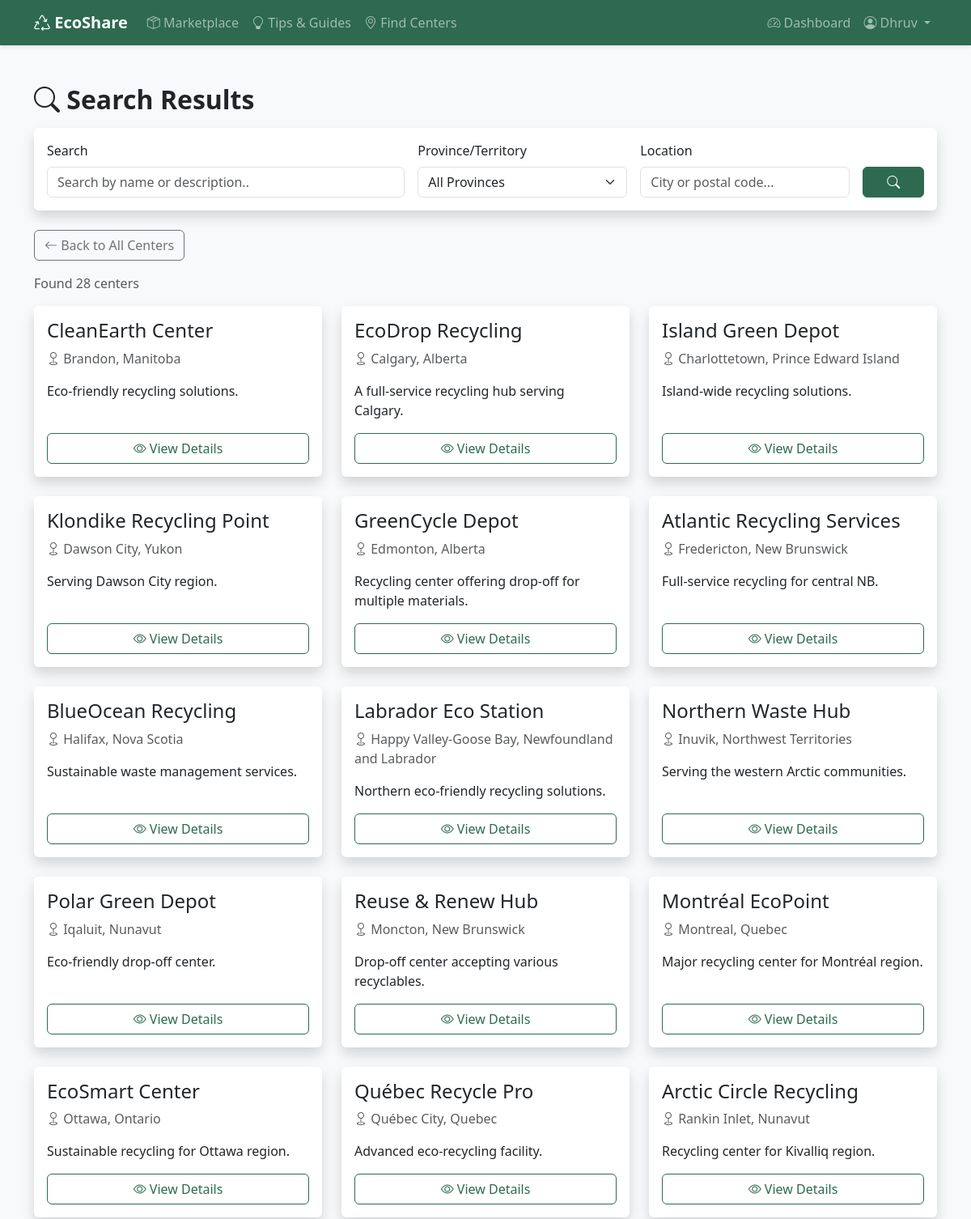
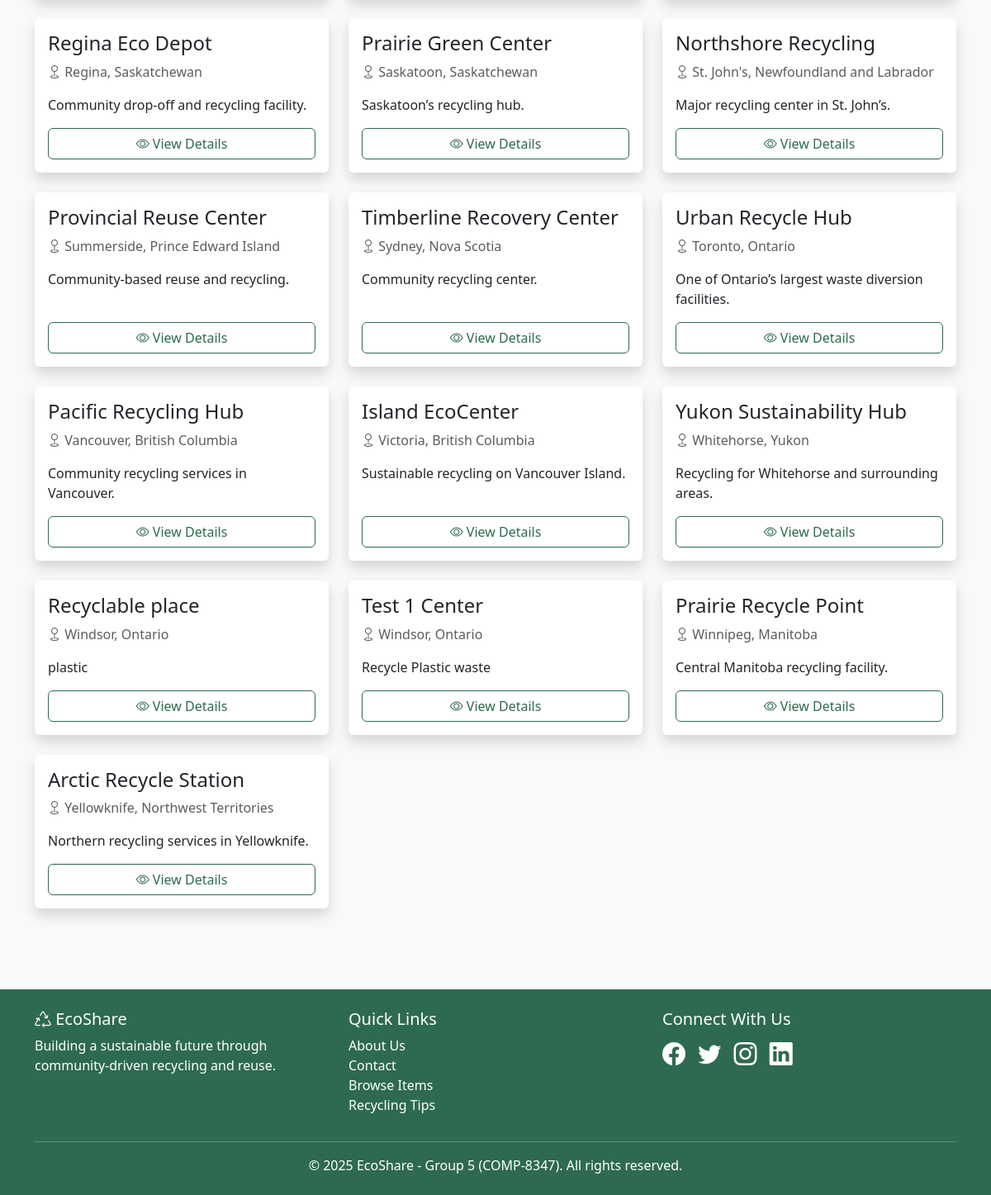
Page /centers/search/ (signed in) on the committed database (2 pictures, top to bottom).
### centers/models.py (models this page shows, shortened)
class RecyclingCenter(models.Model):
    MATERIAL_CHOICES = [
        ('paper', 'Paper'),
        ('plastic', 'Plastic'),
        ('glass', 'Glass'),
        ('metal', 'Metal'),
        ('electronics', 'Electronics'),
        ('batteries', 'Batteries'),
        ('textiles', 'Textiles'),
        ('organic', 'Organic Waste'),
        ('hazardous', 'Hazardous Materials'),
    ]
    name = models.CharField(max_length=200)
    slug = models.SlugField(max_length=200, unique=True, blank=True)
    description = models.TextField()
    address = models.CharField(max_length=300)
    city = models.CharField(max_length=100)
    state = models.CharField(
        max_length=2,
        choices=CANADIAN_PROVINCES,
        help_text='Select province/territory'
    )
    zipcode = models.CharField(max_length=20)
    country = models.CharField(max_length=100, default='Canada')
    phone = models.CharField(max_length=20, blank=True)
    email = models.EmailField(blank=True)
    website = models.URLField(blank=True)
    latitude = models.DecimalField(max_digits=9, decimal_places=6, null=True, blank=True)
    longitude = models.DecimalField(max_digits=9, decimal_places=6, null=True, blank=True)
    monday_hours = models.CharField(max_length=50, blank=True, default='Closed')
    tuesday_hours = models.CharField(max_length=50, blank=True, default='Closed')
    wednesday_hours = models.CharField(max_length=50, blank=True, default='Closed')
    thursday_hours = models.CharField(max_length=50, blank=True, default='Closed')
    friday_hours = models.CharField(max_length=50, blank=True, default='Closed')
    saturday_hours = models.CharField(max_length=50, blank=True, default='Closed')
    sunday_hours = models.CharField(max_length=50, blank=True, default='Closed')
    accepts_dropoff = models.BooleanField(default=True)
    offers_pickup = models.BooleanField(default=False)
    accepts_donations = models.BooleanField(default=False)
    is_verified = models.BooleanField(default=False)
    created_at = models.DateTimeField(auto_now_add=True)
    updated_at = models.DateTimeField(auto_now=True)
    class Meta:
        ordering = ['city', 'name']
        indexes = [
            models.Index(fields=['city']),
            models.Index(fields=['state']),
            models.Index(fields=['zipcode']),
        ]

### centers/views.py (the view)
# urls.py: path('search/', views.center_search, name='center_search'),
@login_required(login_url='accounts:login')
def center_search(request):
    query = request.GET.get('q', '')
    location = request.GET.get('location', '')
    state = request.GET.get('state', '')
    centers = RecyclingCenter.objects.all()
    if query:
        centers = centers.filter(
            Q(name__icontains=query) |
            Q(description__icontains=query) |
            Q(city__icontains=query)
        )
    if location:
        centers = centers.filter(
            Q(city__icontains=location) |
            Q(zipcode__icontains=location)
        )
    if state:
        centers = centers.filter(state=state.upper())
    context = {
        'centers': centers,
        'query': query,
        'location': location,
        'selected_state': state,
        'canadian_provinces': CANADIAN_PROVINCES,
    }
    return render(request, 'centers/search_results.html', context)

### templates/centers/search_results.html (shortened to what this page needs)
{% extends "base.html" %}
{% block content %}
<div class="container mt-4">
    <h2 class="fw-bold mb-3">
        <i class="bi bi-search"></i> Search Results
    </h2>
    <div class="card shadow mb-4">
        <div class="card-body">
            <form method="get" action="{% url 'centers:center_search' %}">
                <div class="row g-3">
                    <div class="col-md-5">
                        <label for="searchQuery" class="form-label">Search</label>
                        <input type="text"
                               name="q"
                               id="searchQuery"
                               class="form-control"
                               placeholder="Search by name or description.."
                               value="{{ query }}">
                    </div>
                    <div class="col-md-3">
                        <label for="stateSelect" class="form-label">Province/Territory</label>
                        <select name="state" id="stateSelect" class="form-select">
                            <option value="">All Provinces</option>
                        </select>
                    </div>
                    <div class="col-md-3">
                        <label for="locationInput" class="form-label">Location</label>
                        <input type="text"
                               name="location"
                               id="locationInput"
                               class="form-control"
                               placeholder="City or postal code..."
                               value="{{ location }}">
                    </div>
                    <div class="col-md-1 d-flex align-items-end">
                        <button type="submit" class="btn btn-primary w-100">
                            <i class="bi bi-search"></i>
                        </button>
                    </div>
                </div>
            </form>
        </div>
    </div>
    <a href="{% url 'centers:center_list' %}" class="btn btn-outline-secondary mb-3">
        <i class="bi bi-arrow-left"></i> Back to All Centers
    </a>
    {% if centers %}
        <p class="text-muted mb-3">Found {{ centers|length }} center{{ centers|length|pluralize }}</p>
        <div class="row">
            {% for center in centers %}
            <div class="col-md-4 mb-4">
                <div class="card shadow h-100">
                    <div class="card-body d-flex flex-column">
                        <h4 class="card-title">{{ center.name }}</h4>
                        <p class="text-muted">
                            <i class="bi bi-geo"></i> {{ center.city }}, {{ center.get_state_display }}
                        </p>
                        <p class="flex-grow-1">{{ center.description|truncatechars:120 }}</p>
                        <a href="{% url 'centers:center_detail' center.slug %}"
                           class="btn btn-outline-primary w-100 mt-auto">
                            <i class="bi bi-eye"></i> View Details
                        </a>
                    </div>
                </div>
            </div>
            {% endfor %}
        </div>
    {% else %}
        <div class="text-center mt-4">
            <i class="bi bi-search text-muted" style="font-size: 3rem;"></i>
            <p class="text-muted fs-5">No results found.</p>
            <p class="text-muted">Try adjusting your search criteria or browse all centers.</p>
        </div>
    {% endif %}
</div>
{% endblock %}

### templates/base.html (shortened to what this page needs)
<!DOCTYPE html>
<html lang="en">
<head>
    <link href="https://cdn.jsdelivr.net/npm/bootstrap@5.3.0/dist/css/bootstrap.min.css" rel="stylesheet">
    <link rel="stylesheet" href="https://cdn.jsdelivr.net/npm/bootstrap-icons@1.10.0/font/bootstrap-icons.css">
</head>
<body>
    <nav class="navbar navbar-expand-lg navbar-dark">
        <div class="container">
            <a class="navbar-brand fw-bold" href="{% url 'core:home' %}">
                <i class="bi bi-recycle"></i> EcoShare
            </a>
            <div class="collapse navbar-collapse" id="navbarNav">
                <ul class="navbar-nav me-auto">
                    <li class="nav-item">
                        <a class="nav-link" href="{% url 'items:item_list' %}">
                            <i class="bi bi-box-seam"></i> Marketplace
                         </a>
                    </li>
                    <li class="nav-item">
                        <a class="nav-link" href="{% url 'tips:tip_list' %}">
                            <i class="bi bi-lightbulb"></i> Tips & Guides
                        </a>
                    </li>
                    <li class="nav-item">
                        <a class="nav-link" href="{% url 'centers:center_list' %}">
                            <i class="bi bi-geo-alt"></i> Find Centers
                        </a>
                    </li>
                </ul>
                <ul class="navbar-nav">
                    {% if user.is_authenticated %}
                        <li class="nav-item">
                            <a class="nav-link" href="{% url 'core:dashboard' %}">
                                <i class="bi bi-speedometer2"></i> Dashboard
                            </a>
                        </li>
                        <li class="nav-item dropdown">
                            <a class="nav-link dropdown-toggle" href="#" id="userDropdown" role="button"
                                data-bs-toggle="dropdown" aria-expanded="false">
                                <i class="bi bi-person-circle"></i> {{ user.username }}
                            </a>
                        </li>
                    {% endif %}
                </ul>
            </div>
        </div>
    </nav>
    <main class="py-4">
        {% block content %}{% endblock %}
    </main>
    <footer class="py-4">
        <div class="container">
            <div class="row">
                <div class="col-md-4">
                    <h5><i class="bi bi-recycle"></i> EcoShare</h5>
                    <p>Building a sustainable future through community-driven recycling and reuse.</p>
                </div>
                <div class="col-md-4">
                    <h5>Quick Links</h5>
                    <ul class="list-unstyled">
                        <li><a href="{% url 'core:about' %}" class="text-white text-decoration-none">About Us</a></li>
                        <li><a href="{% url 'core:contact' %}" class="text-white text-decoration-none">Contact</a></li>
                        <li><a href="{% url 'items:item_list' %}" class="text-white text-decoration-none">Browse Items</a></li>
                        <li><a href="{% url 'tips:tip_list' %}" class="text-white text-decoration-none">Recycling Tips</a></li>
                    </ul>
                </div>
                <div class="col-md-4">
                    <h5>Connect With Us</h5>
                    <div class="fs-3">
                        <i class="bi bi-facebook me-2"></i>
                        <i class="bi bi-twitter me-2"></i>
                        <i class="bi bi-instagram me-2"></i>
                        <i class="bi bi-linkedin"></i>
                    </div>
                </div>
            </div>
            <hr class="bg-white">
            <div class="text-center">
                <p class="mb-0">&copy; 2025 EcoShare - Group 5 (COMP-8347). All rights reserved.</p>
            </div>
        </div>
    </footer>
</body>
</html>

### templates/base.html (style rules this page uses)
:root { --primary-green: #2d6a4f; --secondary-green: #52b788; --light-green: #95d5b2; --bg-cream: #f8f9fa; }
body { font-family: 'Segoe UI', Tahoma, Geneva, Verdana, sans-serif; background-color: var(--bg-cream); }
.navbar { background-color: var(--primary-green) !important; box-shadow: 0 2px 4px rgba(0,0,0,0.1); }
.btn-primary { background-color: var(--primary-green); border-color: var(--primary-green); }
.btn-outline-primary { color: var(--primary-green); border-color: var(--primary-green); }
.card { border: none; box-shadow: 0 2px 8px rgba(0,0,0,0.1); transition: transform 0.3s; }
footer { background-color: var(--primary-green); color: white; margin-top: 50px; }

### rows in the picture
RecyclingCenter: name "CleanEarth Center", city "Brandon", state "Manitoba", description "Eco-friendly recycling solutions."
RecyclingCenter: name "EcoDrop Recycling", city "Calgary", state "Alberta", description "A full-service recycling hub serving Calgary."
RecyclingCenter: name "Island Green Depot", city "Charlottetown", state "Prince Edward Island", description "Island-wide recycling solutions."
RecyclingCenter: name "Klondike Recycling Point", city "Dawson City", state "Yukon", description "Serving Dawson City region."
RecyclingCenter: name "GreenCycle Depot", city "Edmonton", state "Alberta", description "Recycling center offering drop-off for multiple materials."
RecyclingCenter: name "Atlantic Recycling Services", city "Fredericton", state "New Brunswick", description "Full-service recycling for central NB."
RecyclingCenter: name "BlueOcean Recycling", city "Halifax", state "Nova Scotia", description "Sustainable waste management services."
RecyclingCenter: name "Labrador Eco Station", city "Happy Valley-Goose Bay", state "Newfoundland and Labrador", description "Northern eco-friendly recycling solutions."
RecyclingCenter: name "Northern Waste Hub", city "Inuvik", state "Northwest Territories", description "Serving the western Arctic communities."
RecyclingCenter: name "Polar Green Depot", city "Iqaluit", state "Nunavut", description "Eco-friendly drop-off center."
RecyclingCenter: name "Reuse & Renew Hub", city "Moncton", state "New Brunswick", description "Drop-off center accepting various recyclables."
RecyclingCenter: name "Montréal EcoPoint", city "Montreal", state "Quebec", description "Major recycling center for Montréal region."
RecyclingCenter: name "EcoSmart Center", city "Ottawa", state "Ontario", description "Sustainable recycling for Ottawa region."
RecyclingCenter: name "Québec Recycle Pro", city "Québec City", state "Quebec", description "Advanced eco-recycling facility."
RecyclingCenter: name "Arctic Circle Recycling", city "Rankin Inlet", state "Nunavut", description "Recycling center for Kivalliq region."
RecyclingCenter: name "Regina Eco Depot", city "Regina", state "Saskatchewan", description "Community drop-off and recycling facility."
RecyclingCenter: name "Prairie Green Center", city "Saskatoon", state "Saskatchewan", description "Saskatoon’s recycling hub."
RecyclingCenter: name "Northshore Recycling", city "St. John's", state "Newfoundland and Labrador", description "Major recycling center in St. John’s."
RecyclingCenter: name "Provincial Reuse Center", city "Summerside", state "Prince Edward Island", description "Community-based reuse and recycling."
RecyclingCenter: name "Timberline Recovery Center", city "Sydney", state "Nova Scotia", description "Community recycling center."
RecyclingCenter: name "Urban Recycle Hub", city "Toronto", state "Ontario", description "One of Ontario’s largest waste diversion facilities."
RecyclingCenter: name "Pacific Recycling Hub", city "Vancouver", state "British Columbia", description "Community recycling services in Vancouver."
RecyclingCenter: name "Island EcoCenter", city "Victoria", state "British Columbia", description "Sustainable recycling on Vancouver Island."
RecyclingCenter: name "Yukon Sustainability Hub", city "Whitehorse", state "Yukon", description "Recycling for Whitehorse and surrounding areas."
RecyclingCenter: name "Recyclable place", city "Windsor", state "Ontario", description "plastic"
RecyclingCenter: name "Test 1 Center", city "Windsor", state "Ontario", description "Recycle Plastic waste"
RecyclingCenter: name "Prairie Recycle Point", city "Winnipeg", state "Manitoba", description "Central Manitoba recycling facility."
RecyclingCenter: name "Arctic Recycle Station", city "Yellowknife", state "Northwest Territories", description "Northern recycling services in Yellowknife."

### other values in the picture
{{ user.username }} "Dhruv"
{{ centers|length }} "28"
